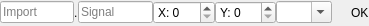
<?xml version="1.0" encoding="UTF-8"?>
<ui version="4.0">
 <class>Form</class>
 <widget class="QWidget" name="Form">
  <property name="geometry">
   <rect>
    <x>0</x>
    <y>0</y>
    <width>369</width>
    <height>26</height>
   </rect>
  </property>
  <property name="sizePolicy">
   <sizepolicy hsizetype="Maximum" vsizetype="Fixed">
    <horstretch>0</horstretch>
    <verstretch>0</verstretch>
   </sizepolicy>
  </property>
  <property name="windowTitle">
   <string>Form</string>
  </property>
  <layout class="QVBoxLayout" name="verticalLayout">
   <property name="spacing">
    <number>0</number>
   </property>
   <property name="leftMargin">
    <number>0</number>
   </property>
   <property name="topMargin">
    <number>0</number>
   </property>
   <property name="rightMargin">
    <number>0</number>
   </property>
   <property name="bottomMargin">
    <number>0</number>
   </property>
   <item>
    <layout class="QHBoxLayout" name="horizontalLayout">
     <property name="spacing">
      <number>19</number>
     </property>
     <item>
      <layout class="QGridLayout" name="gridLayout">
       <property name="rightMargin">
        <number>0</number>
       </property>
       <property name="horizontalSpacing">
        <number>0</number>
       </property>
       <item row="0" column="2">
        <widget class="QLabel" name="label_3">
         <property name="sizePolicy">
          <sizepolicy hsizetype="Fixed" vsizetype="Preferred">
           <horstretch>0</horstretch>
           <verstretch>0</verstretch>
          </sizepolicy>
         </property>
         <property name="text">
          <string>.</string>
         </property>
        </widget>
       </item>
       <item row="0" column="4">
        <spacer name="horizontalSpacer">
         <property name="orientation">
          <enum>Qt::Horizontal</enum>
         </property>
         <property name="sizeType">
          <enum>QSizePolicy::Expanding</enum>
         </property>
         <property name="sizeHint" stdset="0">
          <size>
           <width>0</width>
           <height>20</height>
          </size>
         </property>
        </spacer>
       </item>
       <item row="0" column="6">
        <widget class="QSpinBox" name="xSpinBox">
         <property name="suffix">
          <string/>
         </property>
         <property name="prefix">
          <string>X: </string>
         </property>
         <property name="maximum">
          <number>999</number>
         </property>
        </widget>
       </item>
       <item row="0" column="8">
        <widget class="QSpinBox" name="ySpinBox">
         <property name="frame">
          <bool>true</bool>
         </property>
         <property name="accelerated">
          <bool>false</bool>
         </property>
         <property name="showGroupSeparator" stdset="0">
          <bool>false</bool>
         </property>
         <property name="prefix">
          <string>Y: </string>
         </property>
         <property name="maximum">
          <number>999</number>
         </property>
        </widget>
       </item>
       <item row="0" column="7">
        <spacer name="horizontalSpacer_2">
         <property name="orientation">
          <enum>Qt::Horizontal</enum>
         </property>
         <property name="sizeType">
          <enum>QSizePolicy::Maximum</enum>
         </property>
         <property name="sizeHint" stdset="0">
          <size>
           <width>17</width>
           <height>20</height>
          </size>
         </property>
        </spacer>
       </item>
       <item row="0" column="0">
        <widget class="QLineEdit" name="deviceEdit">
         <property name="placeholderText">
          <string>Import</string>
         </property>
        </widget>
       </item>
       <item row="0" column="3">
        <widget class="QLineEdit" name="signalEdit">
         <property name="placeholderText">
          <string>Signal</string>
         </property>
        </widget>
       </item>
       <item row="0" column="9">
        <widget class="QComboBox" name="unitEdit">
         <property name="editable">
          <bool>true</bool>
         </property>
         <item>
          <property name="text">
           <string/>
          </property>
         </item>
         <item>
          <property name="text">
           <string>V</string>
          </property>
         </item>
         <item>
          <property name="text">
           <string>A</string>
          </property>
         </item>
         <item>
          <property name="text">
           <string>Ohm</string>
          </property>
         </item>
         <item>
          <property name="text">
           <string>W</string>
          </property>
         </item>
        </widget>
       </item>
      </layout>
     </item>
     <item>
      <widget class="QLabel" name="infoLabel">
       <property name="text">
        <string>OK</string>
       </property>
      </widget>
     </item>
    </layout>
   </item>
  </layout>
 </widget>
 <tabstops>
  <tabstop>xSpinBox</tabstop>
  <tabstop>ySpinBox</tabstop>
 </tabstops>
 <resources/>
 <connections/>
</ui>
